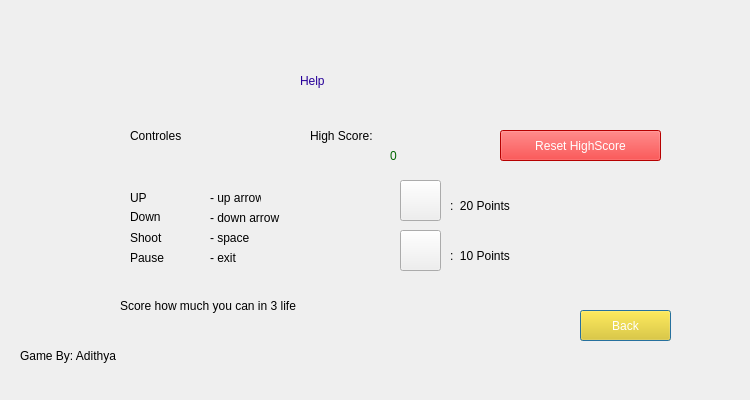
<?xml version="1.0" encoding="UTF-8"?>
<ui version="4.0">
 <class>Dialog</class>
 <widget class="QDialog" name="Dialog">
  <property name="geometry">
   <rect>
    <x>0</x>
    <y>0</y>
    <width>750</width>
    <height>400</height>
   </rect>
  </property>
  <property name="windowTitle">
   <string>Dialog</string>
  </property>
  <widget class="QLabel" name="label_2">
   <property name="geometry">
    <rect>
     <x>300</x>
     <y>30</y>
     <width>151</width>
     <height>101</height>
    </rect>
   </property>
   <property name="styleSheet">
    <string notr="true">font: 48pt &quot;Bebas Neue&quot;;
color: rgb(38, 0, 153);</string>
   </property>
   <property name="text">
    <string>Help</string>
   </property>
  </widget>
  <widget class="QLabel" name="label">
   <property name="geometry">
    <rect>
     <x>0</x>
     <y>0</y>
     <width>750</width>
     <height>400</height>
    </rect>
   </property>
   <property name="text">
    <string/>
   </property>
   <property name="pixmap">
    <pixmap>../Helicopter firebase/bg.png</pixmap>
   </property>
  </widget>
  <widget class="QWidget" name="widget" native="true">
   <property name="geometry">
    <rect>
     <x>120</x>
     <y>110</y>
     <width>181</width>
     <height>191</height>
    </rect>
   </property>
   <widget class="QLabel" name="label_3">
    <property name="geometry">
     <rect>
      <x>10</x>
      <y>10</y>
      <width>91</width>
      <height>31</height>
     </rect>
    </property>
    <property name="styleSheet">
     <string notr="true">font: 11pt &quot;Eras Bold ITC&quot;;</string>
    </property>
    <property name="text">
     <string>Controles</string>
    </property>
   </widget>
   <widget class="QLabel" name="label_4">
    <property name="geometry">
     <rect>
      <x>10</x>
      <y>80</y>
      <width>41</width>
      <height>16</height>
     </rect>
    </property>
    <property name="text">
     <string>UP </string>
    </property>
   </widget>
   <widget class="QLabel" name="label_5">
    <property name="geometry">
     <rect>
      <x>10</x>
      <y>100</y>
      <width>47</width>
      <height>13</height>
     </rect>
    </property>
    <property name="text">
     <string>Down</string>
    </property>
   </widget>
   <widget class="QLabel" name="label_6">
    <property name="geometry">
     <rect>
      <x>10</x>
      <y>120</y>
      <width>51</width>
      <height>16</height>
     </rect>
    </property>
    <property name="text">
     <string>Shoot</string>
    </property>
   </widget>
   <widget class="QLabel" name="label_7">
    <property name="geometry">
     <rect>
      <x>10</x>
      <y>140</y>
      <width>41</width>
      <height>16</height>
     </rect>
    </property>
    <property name="text">
     <string>Pause</string>
    </property>
   </widget>
   <widget class="QLabel" name="label_8">
    <property name="geometry">
     <rect>
      <x>90</x>
      <y>80</y>
      <width>51</width>
      <height>16</height>
     </rect>
    </property>
    <property name="text">
     <string>- up arrow</string>
    </property>
   </widget>
   <widget class="QLabel" name="label_9">
    <property name="geometry">
     <rect>
      <x>90</x>
      <y>100</y>
      <width>71</width>
      <height>16</height>
     </rect>
    </property>
    <property name="text">
     <string>- down arrow</string>
    </property>
   </widget>
   <widget class="QLabel" name="label_10">
    <property name="geometry">
     <rect>
      <x>90</x>
      <y>120</y>
      <width>51</width>
      <height>16</height>
     </rect>
    </property>
    <property name="text">
     <string>- space</string>
    </property>
   </widget>
   <widget class="QLabel" name="label_11">
    <property name="geometry">
     <rect>
      <x>90</x>
      <y>140</y>
      <width>51</width>
      <height>16</height>
     </rect>
    </property>
    <property name="text">
     <string>- exit</string>
    </property>
   </widget>
  </widget>
  <widget class="QPushButton" name="Back">
   <property name="geometry">
    <rect>
     <x>580</x>
     <y>310</y>
     <width>91</width>
     <height>31</height>
    </rect>
   </property>
   <property name="styleSheet">
    <string notr="true">background-color: rgb(239, 200, 2);
color: rgb(255, 255, 255);
font: 17pt &quot;Franklin Gothic Demi Cond&quot;;</string>
   </property>
   <property name="text">
    <string>Back</string>
   </property>
  </widget>
  <widget class="QLabel" name="label_12">
   <property name="geometry">
    <rect>
     <x>310</x>
     <y>120</y>
     <width>141</width>
     <height>31</height>
    </rect>
   </property>
   <property name="styleSheet">
    <string notr="true">font: 20pt &quot;Gill Sans Ultra Bold Condensed&quot;;</string>
   </property>
   <property name="text">
    <string>High Score:</string>
   </property>
  </widget>
  <widget class="QLabel" name="score_value">
   <property name="geometry">
    <rect>
     <x>390</x>
     <y>140</y>
     <width>91</width>
     <height>31</height>
    </rect>
   </property>
   <property name="styleSheet">
    <string notr="true">font: 20pt &quot;Gill Sans Ultra Bold Condensed&quot;;
color: rgb(0, 102, 0);
font: 14pt &quot;Elephant&quot;;</string>
   </property>
   <property name="text">
    <string>0</string>
   </property>
  </widget>
  <widget class="QPushButton" name="Reset_score">
   <property name="enabled">
    <bool>true</bool>
   </property>
   <property name="geometry">
    <rect>
     <x>500</x>
     <y>130</y>
     <width>161</width>
     <height>31</height>
    </rect>
   </property>
   <property name="styleSheet">
    <string notr="true">background-color: rgb(255, 0, 0);
color: rgb(255, 255, 255);
font: 17pt &quot;Franklin Gothic Demi Cond&quot;;</string>
   </property>
   <property name="text">
    <string>Reset HighScore</string>
   </property>
  </widget>
  <widget class="QLabel" name="label_13">
   <property name="geometry">
    <rect>
     <x>20</x>
     <y>340</y>
     <width>141</width>
     <height>31</height>
    </rect>
   </property>
   <property name="styleSheet">
    <string notr="true">font: 11pt &quot;Eras Bold ITC&quot;;</string>
   </property>
   <property name="text">
    <string>Game By: Adithya</string>
   </property>
  </widget>
  <widget class="QPushButton" name="pushButton">
   <property name="geometry">
    <rect>
     <x>400</x>
     <y>180</y>
     <width>41</width>
     <height>41</height>
    </rect>
   </property>
   <property name="text">
    <string/>
   </property>
   <property name="icon">
    <iconset>
     <normaloff>data/jet.png</normaloff>data/jet.png</iconset>
   </property>
   <property name="iconSize">
    <size>
     <width>36</width>
     <height>36</height>
    </size>
   </property>
  </widget>
  <widget class="QPushButton" name="pushButton_2">
   <property name="geometry">
    <rect>
     <x>400</x>
     <y>230</y>
     <width>41</width>
     <height>41</height>
    </rect>
   </property>
   <property name="text">
    <string/>
   </property>
   <property name="icon">
    <iconset>
     <normaloff>data/enemy.png</normaloff>data/enemy.png</iconset>
   </property>
   <property name="iconSize">
    <size>
     <width>36</width>
     <height>36</height>
    </size>
   </property>
  </widget>
  <widget class="QLabel" name="label_14">
   <property name="geometry">
    <rect>
     <x>450</x>
     <y>190</y>
     <width>91</width>
     <height>31</height>
    </rect>
   </property>
   <property name="styleSheet">
    <string notr="true">font: 11pt &quot;Eras Bold ITC&quot;;</string>
   </property>
   <property name="text">
    <string>:  20 Points</string>
   </property>
  </widget>
  <widget class="QLabel" name="label_15">
   <property name="geometry">
    <rect>
     <x>450</x>
     <y>240</y>
     <width>91</width>
     <height>31</height>
    </rect>
   </property>
   <property name="styleSheet">
    <string notr="true">font: 11pt &quot;Eras Bold ITC&quot;;</string>
   </property>
   <property name="text">
    <string>:  10 Points</string>
   </property>
  </widget>
  <widget class="QLabel" name="label_16">
   <property name="geometry">
    <rect>
     <x>120</x>
     <y>290</y>
     <width>351</width>
     <height>31</height>
    </rect>
   </property>
   <property name="styleSheet">
    <string notr="true">font: 11pt &quot;Eras ITC&quot;;</string>
   </property>
   <property name="text">
    <string>Score how much you can in 3 life </string>
   </property>
  </widget>
  <zorder>label</zorder>
  <zorder>label_2</zorder>
  <zorder>widget</zorder>
  <zorder>Back</zorder>
  <zorder>label_12</zorder>
  <zorder>score_value</zorder>
  <zorder>Reset_score</zorder>
  <zorder>label_13</zorder>
  <zorder>pushButton</zorder>
  <zorder>pushButton_2</zorder>
  <zorder>label_14</zorder>
  <zorder>label_15</zorder>
  <zorder>label_16</zorder>
 </widget>
 <resources/>
 <connections/>
</ui>
